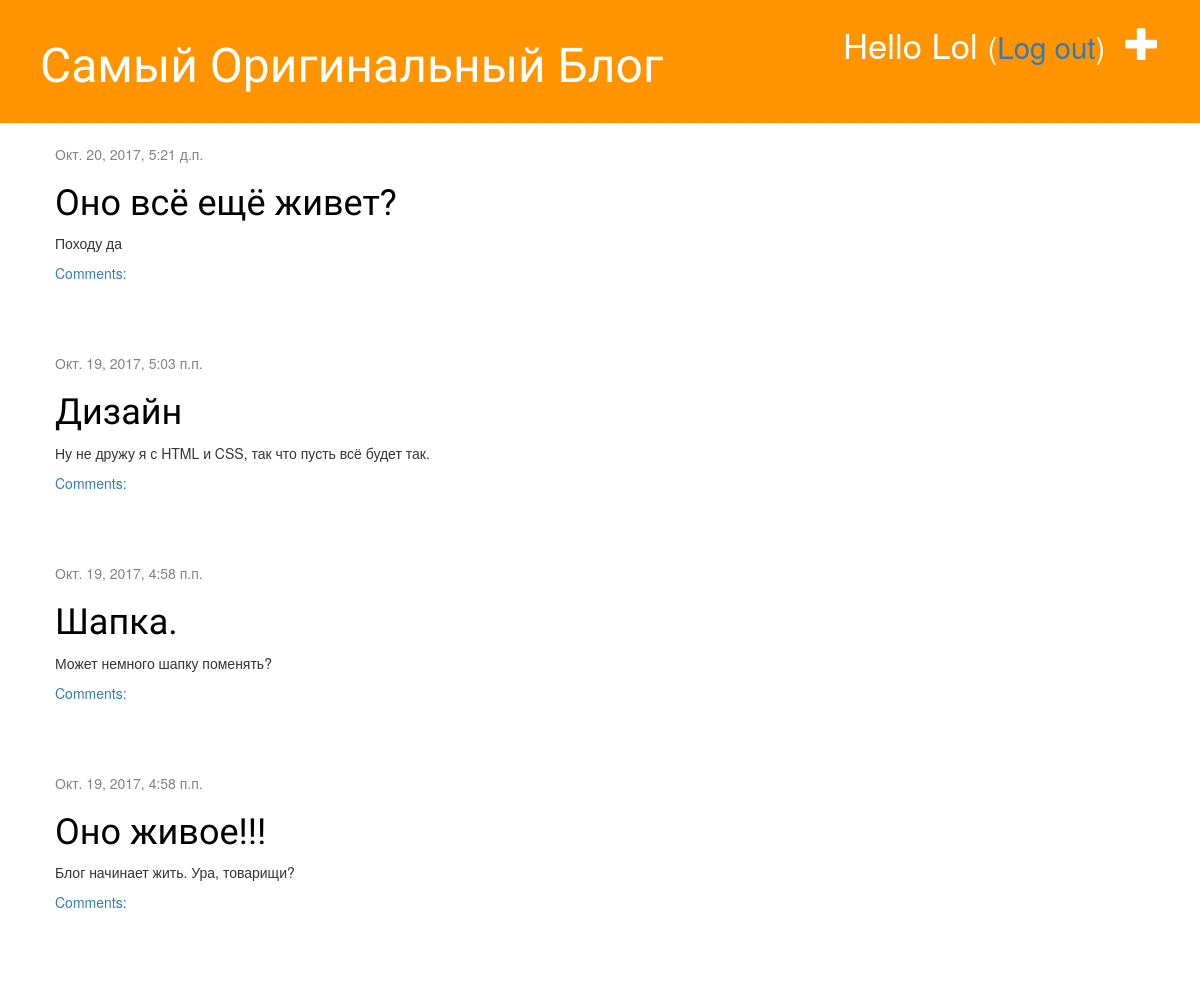
The app's page / (signed in) with its own data.
### blog/models.py (models this page shows, shortened)
class Post(models.Model):
    author = models.ForeignKey('auth.User')
    title = models.CharField(max_length=200)
    text = models.TextField()
    created_date = models.DateTimeField(
            default=timezone.now)
    published_date = models.DateTimeField(
            blank=True, null=True)

### blog/views.py (the view)
# urls.py: url(r'^$', views.post_list, name='post_list'),
@login_required
def post_list(request):
    posts = Post.objects.filter(published_date__lte=timezone.now()).order_by('-published_date')
    return render(request, 'blog/post_list.html', {'posts': posts})

### blog/templates/blog/post_list.html
{% extends 'blog/base.html' %}
{% block content %}
    {% for post in posts %}
        <div class="post">
            <div class="date">
                {{ post.published_date }}
            </div>
            <h1><a href="{% url 'post_detail' pk=post.pk %}">{{ post.title }}</a></h1>
            <p>{{ post.text|linebreaksbr }}</p>
            <a href="{% url 'post_detail' pk=post.pk %}">Comments: {{ post.approved_comments.count }}</a>
        </div>
    {% endfor %}
{% endblock %}

### blog/templates/blog/base.html (shortened to what this page needs)
{% load staticfiles %}
<!DOCTYPE html>
<html lang="en">
<head>
    <link rel="stylesheet" href="//maxcdn.bootstrapcdn.com/bootstrap/3.2.0/css/bootstrap.min.css">
    <link rel="stylesheet" href="//maxcdn.bootstrapcdn.com/bootstrap/3.2.0/css/bootstrap-theme.min.css">
    <link rel="stylesheet" href="{% static 'css/blog.css' %}">
</head>
<body>
    <div class="page-header">
    {% if user.is_authenticated %}
        <a href="{% url 'post_new' %}" class="top-menu"><span class="glyphicon glyphicon-plus"></span></a>
        <p class="top-menu">Hello {{ user.username }} <small>(<a href="{% url 'logout' %}">Log out</a>)</small></p>
    {% else %}
        <a href="{% url 'login' %}" class="top-menu"><span class="glyphicon glyphicon-lock"></span></a>
    {% endif %}
        <h1><a href="/">Самый Оригинальный Блог</a></h1>
    </div>
    <div class="content container">
        <div class="row">
            <div class="col-md-8">
            {% block content %}
            {% endblock %}
            </div>
        </div>
    </div>
</body>
</html>

### blog/static/css/blog.css (style rules this page uses)
.page-header { background-color: #ff9400; margin-top: 0; padding: 20px 20px 20px 40px; }
.page-header h1, .page-header h1 a, .page-header h1 a:visited, .page-header h1 a:active { color: #ffffff; font-size: 36pt; text-decoration: none; }
.content { margin-left: 40px; }
h1, h2, h3, h4 { font-family: 'Lobster', cursive; }
.date { color: #828282; }
.top-menu, .top-menu:hover, .top-menu:visited { color: #ffffff; float: right; font-size: 26pt; margin-right: 20px; }
.post { margin-bottom: 70px; }
.post h1 a, .post h1 a:visited { color: #000000; }

### records on screen
Post: published_date "Окт. 20, 2017, 5:21 д.п.", title "Оно всё ещё живет?", text "Походу да"
Post: published_date "Окт. 19, 2017, 5:03 п.п.", title "Дизайн", text "Ну не дружу я с HTML и CSS, так что пусть всё будет так."
Post: published_date "Окт. 19, 2017, 4:58 п.п.", title "Шапка.", text "Может немного шапку поменять?"
Post: published_date "Окт. 19, 2017, 4:58 п.п.", title "Оно живое!!!", text "Блог начинает жить. Ура, товарищи?"

### other values on screen
{{ user.username }} "Lol"
